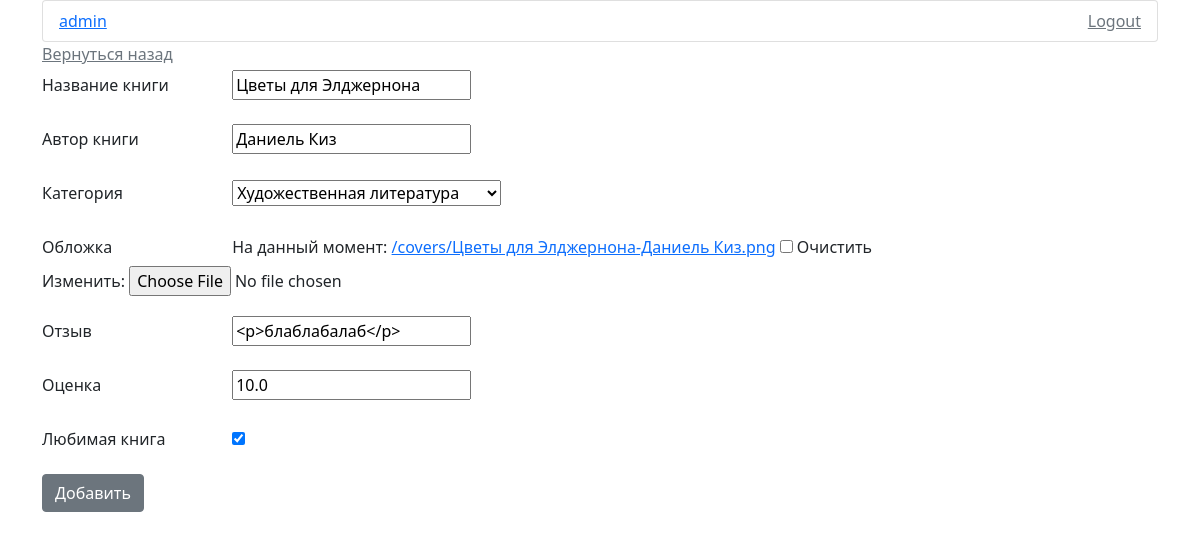
Screenshot of /update_book/14 (signed in) with the database file from the repository.
### users/models.py (models this page shows)
class User(AbstractUser):
    pass

### book/models.py (models this page shows, shortened)
class Book(models.Model):
    user = models.ForeignKey(User, on_delete=models.CASCADE, verbose_name='Пользователь')
    title = models.CharField(max_length=255, verbose_name='Название книги')
    author = models.CharField(max_length=100, verbose_name='Автор книги')
    category = models.CharField(max_length=50, choices=Category.choices, verbose_name='Категория')
    photo = models.ImageField(upload_to='photos/%Y/%m/%d/', verbose_name='Обложка', blank=True, null=True)
    review = models.TextField(verbose_name='Рецензия')
    rating = models.FloatField(validators=[MinValueValidator(0.0), MaxValueValidator(10.0)],
                               verbose_name='Оценка')
    time_create = models.DateTimeField(auto_now_add=True, verbose_name='Время создание')
    time_update = models.DateTimeField(auto_now=True, verbose_name='Время обновления')
    favorite = models.BooleanField(default=False, verbose_name='Любимая книга')
    class Meta:
        verbose_name = 'Книга'
        verbose_name_plural = 'Книги'

### book/views.py (the view, shortened to what this page needs)
# urls.py: path('update_book/<int:book_id>', UpdateBookView.as_view(), name='update_book'),
class UpdateBookView(UpdateView):
    form_class = UpdateBookForm
    template_name = 'book/update_book.html'
    pk_url_kwarg = 'book_id'
    def get_object(self, queryset=None):
        print(self.kwargs)
        return Book.objects.get(user=self.request.user, id=self.kwargs.get('book_id'))

### book/forms.py
class UpdateBookForm(forms.ModelForm):
    review = forms.CharField(label='Отзыв', widget=TinyMCE(attrs={'cols': 10, 'rows': 10}))
    class Meta:
        fields = ('title', 'author', 'category', 'photo', 'review', 'rating', 'favorite')
        model = Book

### templates/book/update_book.html (shortened to what this page needs)
{% extends 'book/base.html' %}
{% block content %}
    <a href="{% url 'profile:profile' %}" class="link-secondary">Вернуться назад</a>
    <div class="">
    <form action="{% url 'profile:add_book' %}" method="post" enctype="multipart/form-data">
        {% for f in form %}
        <p><label for="{{ f.id_for_label }}" class="col-sm-2 col-form-label">{{ f.label }}</label>
        {{ f }}</p>
        {% endfor %}
    <button type="button" class="btn btn-secondary mb-3">Добавить</button>
    </form>
    </div>
{% endblock %}

### templates/book/base.html (shortened to what this page needs)
{% load static %}
<!DOCTYPE html>
<html lang="en">
<head>
    <link rel="stylesheet" href="{% static 'book/css/style.css' %}">
    <link href="https://cdn.jsdelivr.net/npm/bootstrap@5.0.2/dist/css/bootstrap.min.css" rel="stylesheet">
</head>
<body class="container">
<ul class="list-group ">
    <li class="list-group-item">
        <div class="d-flex justify-content-between">
            <a href="{% url 'profile:profile' %}">{{ user }}</a>
        <a href="{% url 'logout' %}" class="link-secondary">Logout</a>
        </div>
    </li>
</ul>
{% block content %}
{% endblock %}
</body>
</html>

### rows the page displays
User: username "admin"
Book: form "Цветы для Элджернона" "Даниель Киз" "Художественная литература" "<p>блаблабалаб</p>" "10.0" "☑"

### other values shown
{{ f.label }} "Название книги" "Автор книги" "Категория" "Обложка" "Отзыв" "Оценка" "Любимая книга"
